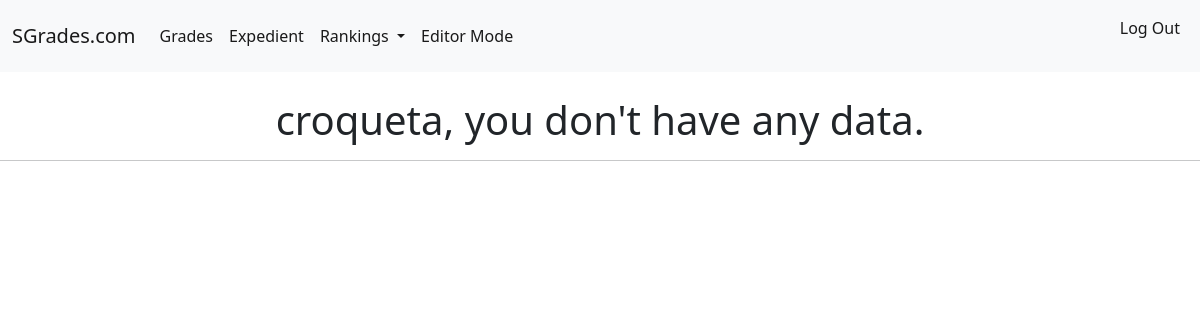
The page /grades/ (signed in) on the database as committed earlier.
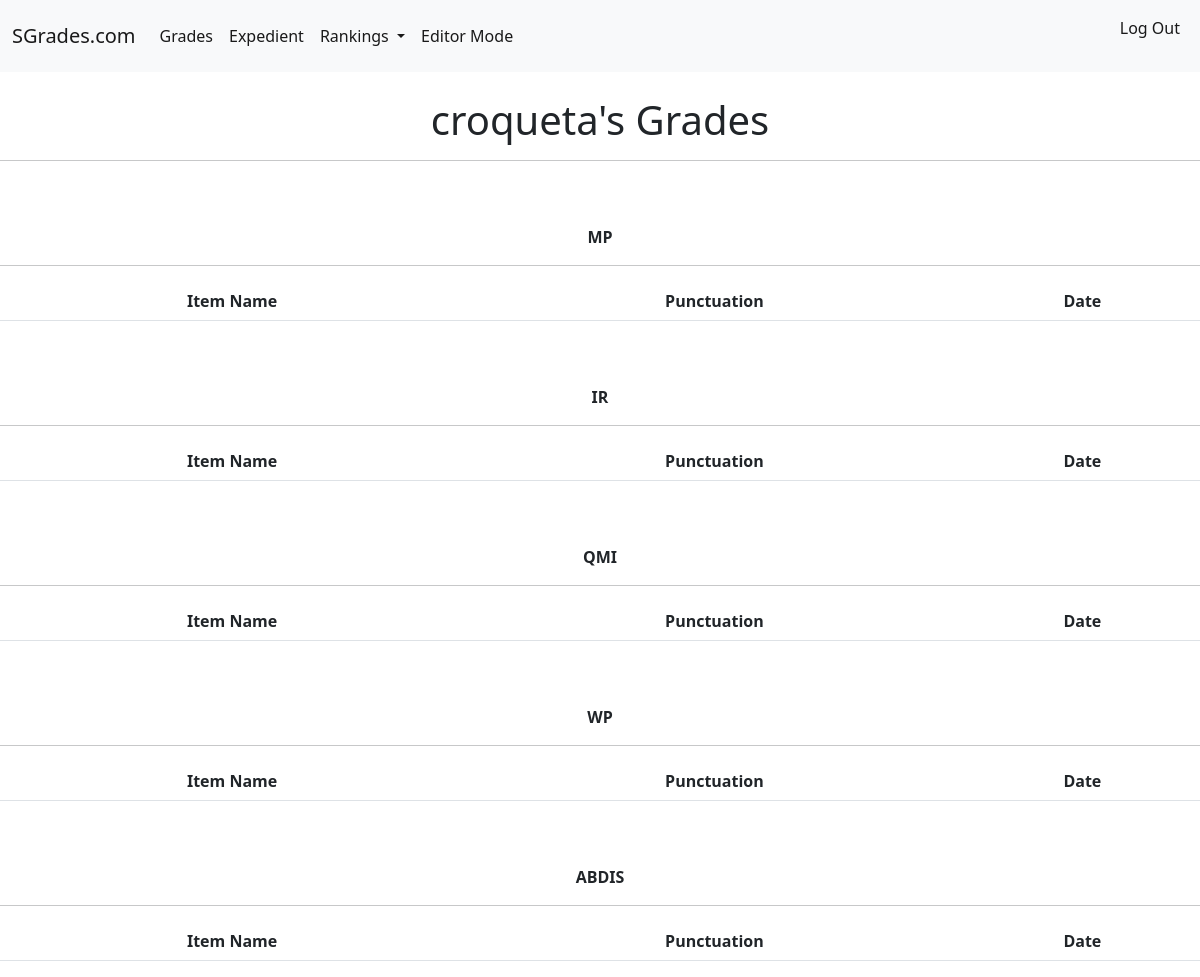
The same page on the database as committed later.
### SGrades/models.py (models this page shows, shortened)
class Grade(models.Model):
    Student = models.ForeignKey(Student, on_delete=models.CASCADE)
    Subject_Grades = models.ForeignKey(Subject, on_delete=models.CASCADE)
    Mean = models.FloatField(editable=False, default=0)
    class Meta:
        unique_together = (('Student', 'Subject_Grades'),)

class Subject(models.Model):
    NAMES = (
        ('IR', 'Ingenirería de Requisitos'),
        ('MP', 'Modelos de Proceso'),
        ('QMI', 'Gestión y mejora de la calidad'),
        ('WP', 'Proyecto Web'),
        ('ABDIS', 'Ampliación de bases de datos e Ingeniería del Software'),
    )
    COURSES = (
        ('3', 'Tercer curso'),
    )
    Subject_Name = models.CharField(primary_key=True, choices=NAMES, max_length=5)
    Course = models.CharField(choices=COURSES, max_length=1)
    Best_Student = models.ForeignKey(Student, on_delete=models.CASCADE, editable=False)

### SGrades/views.py (the view)
# urls.py: path('grades/', GradesView, name='Grades'),
def GradesView(request):
    try:
        current_student = User.objects.get(username=request.user)
    except:
        context = {}
        return render(request, 'grades.html', context)
    missing_user = True
    Student_list = Student.objects.all()
    for student in Student_list:
        if current_student.username == student.Name:
            missing_user = False
    Submit_list = Submit.objects.all()
    Grades_list = Grade.objects.all()
    context = {
        'Submit_list': Submit_list,
        'Grades_list': Grades_list,
        'missing_user': missing_user,
        'current_student': current_student.username,
    }
    return render(request, 'grades.html', context)

### templates/grades.html (shortened to what this page needs)
{% extends 'base.html' %}
{% block content %}
    {% if missing_user %}
        <h1 style="text-align:center">
            {{ current_student }}, you don't have any data.
        </h1>
        <hr>
    {% else %}
        {% if user.is_authenticated %}
            <h1 style="text-align:center">
                {{ current_student }}'s Grades
            </h1>
            <hr>
            {% for grades in Grades_list %}
                {% if grades.Student.Name == current_student %}
                    <table class="table">
                        <thead>
                            <br><br>
                            <p style="text-align:center">
                                <b>
                                    {{grades.Subject_Grades.Subject_Name}}
                                </b>
                            </p>
                            <hr>
                            <tr style="text-align:center">
                            <th scope="col">Item Name</th>
                            <th scope="col">Punctuation</th>
                            <th scope="col">Date</th>
                            </tr>
                        </thead>
                    </table>
                {% endif %}
            {% endfor %}
        {% endif %}
    {% endif %}
{% endblock content %}

Rows that differ between the two databases and show on the page:
added Grade: Subject_Grades.Subject_Name "MP"
added Grade: Subject_Grades.Subject_Name "IR"
added Grade: Subject_Grades.Subject_Name "QMI"
added Grade: Subject_Grades.Subject_Name "WP"
added Grade: Subject_Grades.Subject_Name "ABDIS"
Other text that changed with them:
{{ current_student }}: (not shown) → "croqueta"
{{ current_student }}: "croqueta" → (not shown)
text no longer shown: ", you don't have any data."
text now shown: "'s Grades"
